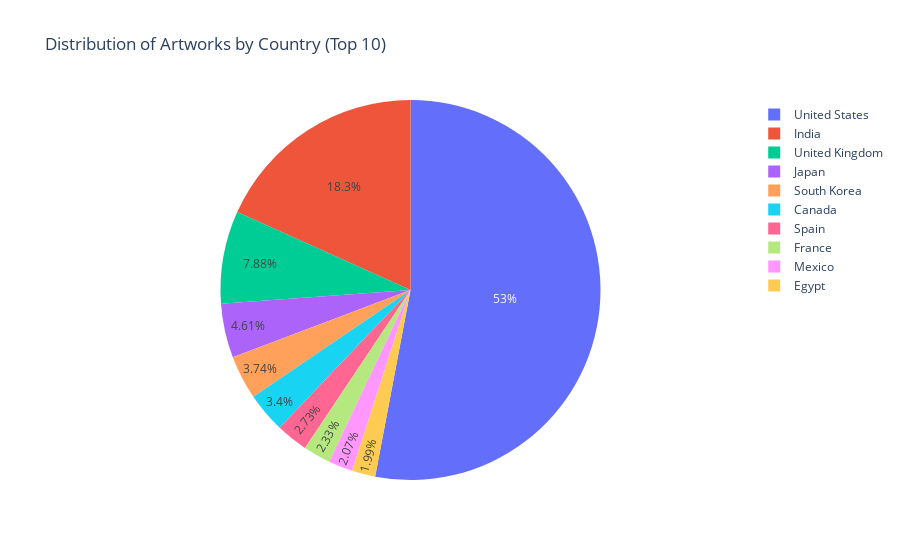

Notebook cell for this chart:
### Code cell
#plotly
country_counts = df_netflix['country'].value_counts().head(10)

country_df = pd.DataFrame({'Country': country_counts.index, 'Count': country_counts.values})

fig = px.pie(country_df, values='Count', names='Country', title='Distribution of Artworks by Country (Top 10)')
fig.show()

### Figure 1 — Plotly figure (JSON) as saved in the notebook; plotly's stock layout.template omitted (floating-point values rounded to 4 significant figures)
{"data": [{"domain": {"x": [0, 1], "y": [0, 1]}, "hovertemplate": "Country=%{label}<br>Count=%{value}<extra></extra>", "labels": ["United States", "India", "United Kingdom", "Japan", "South Korea", "Canada", "Spain", "France", "Mexico", "Egypt"], "legendgroup": "", "name": "", "showlegend": true, "type": "pie", "values": [2818, 972, 419, 245, 199, 181, 145, 124, 110, 106]}], "layout": {"legend": {"tracegroupgap": 0}, "title": {"text": "Distribution of Artworks by Country (Top 10)"}}}
